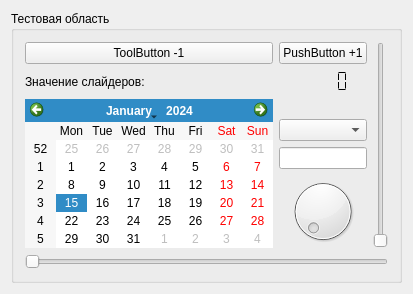
<?xml version="1.0" encoding="UTF-8"?>
<ui version="4.0">
 <class>www</class>
 <widget class="QWidget" name="www">
  <property name="geometry">
   <rect>
    <x>0</x>
    <y>0</y>
    <width>397</width>
    <height>289</height>
   </rect>
  </property>
  <property name="windowTitle">
   <string>www</string>
  </property>
  <layout class="QHBoxLayout" name="horizontalLayout">
   <item>
    <widget class="QGroupBox" name="groupBox">
     <property name="title">
      <string>Тестовая область</string>
     </property>
     <layout class="QGridLayout" name="gridLayout">
      <item row="0" column="0">
       <widget class="QToolButton" name="toolButton_test">
        <property name="sizePolicy">
         <sizepolicy hsizetype="Expanding" vsizetype="Expanding">
          <horstretch>0</horstretch>
          <verstretch>0</verstretch>
         </sizepolicy>
        </property>
        <property name="text">
         <string>ToolButton -1</string>
        </property>
       </widget>
      </item>
      <item row="0" column="1">
       <widget class="QPushButton" name="pushButton_test">
        <property name="sizePolicy">
         <sizepolicy hsizetype="Expanding" vsizetype="Expanding">
          <horstretch>0</horstretch>
          <verstretch>0</verstretch>
         </sizepolicy>
        </property>
        <property name="text">
         <string>PushButton +1</string>
        </property>
       </widget>
      </item>
      <item row="0" column="2" rowspan="6">
       <widget class="QSlider" name="verticalSlider_test">
        <property name="orientation">
         <enum>Qt::Vertical</enum>
        </property>
       </widget>
      </item>
      <item row="1" column="0">
       <widget class="QLabel" name="label_test_2">
        <property name="text">
         <string>Значение слайдеров:</string>
        </property>
       </widget>
      </item>
      <item row="1" column="1">
       <widget class="QLCDNumber" name="lcdNumber_test">
        <property name="lineWidth">
         <number>0</number>
        </property>
        <property name="smallDecimalPoint">
         <bool>false</bool>
        </property>
        <property name="mode">
         <enum>QLCDNumber::Dec</enum>
        </property>
        <property name="segmentStyle">
         <enum>QLCDNumber::Flat</enum>
        </property>
       </widget>
      </item>
      <item row="2" column="1">
       <widget class="QLabel" name="label_test">
        <property name="text">
         <string/>
        </property>
       </widget>
      </item>
      <item row="3" column="1">
       <widget class="QComboBox" name="comboBox_test"/>
      </item>
      <item row="4" column="1">
       <widget class="QLineEdit" name="lineEdit_test"/>
      </item>
      <item row="5" column="1">
       <widget class="QDial" name="dial_test"/>
      </item>
      <item row="6" column="0" colspan="3">
       <widget class="QSlider" name="horizontalSlider_test">
        <property name="orientation">
         <enum>Qt::Horizontal</enum>
        </property>
       </widget>
      </item>
      <item row="2" column="0" rowspan="4">
       <widget class="QCalendarWidget" name="calendarWidget_test"/>
      </item>
     </layout>
    </widget>
   </item>
  </layout>
 </widget>
 <layoutdefault spacing="6" margin="11"/>
 <resources/>
 <connections>
  <connection>
   <sender>verticalSlider_test</sender>
   <signal>valueChanged(int)</signal>
   <receiver>horizontalSlider_test</receiver>
   <slot>setValue(int)</slot>
   <hints>
    <hint type="sourcelabel">
     <x>377</x>
     <y>244</y>
    </hint>
    <hint type="destinationlabel">
     <x>377</x>
     <y>269</y>
    </hint>
   </hints>
  </connection>
  <connection>
   <sender>horizontalSlider_test</sender>
   <signal>valueChanged(int)</signal>
   <receiver>verticalSlider_test</receiver>
   <slot>setValue(int)</slot>
   <hints>
    <hint type="sourcelabel">
     <x>377</x>
     <y>269</y>
    </hint>
    <hint type="destinationlabel">
     <x>377</x>
     <y>244</y>
    </hint>
   </hints>
  </connection>
  <connection>
   <sender>horizontalSlider_test</sender>
   <signal>valueChanged(int)</signal>
   <receiver>dial_test</receiver>
   <slot>setValue(int)</slot>
   <hints>
    <hint type="sourcelabel">
     <x>377</x>
     <y>269</y>
    </hint>
    <hint type="destinationlabel">
     <x>352</x>
     <y>244</y>
    </hint>
   </hints>
  </connection>
  <connection>
   <sender>verticalSlider_test</sender>
   <signal>valueChanged(int)</signal>
   <receiver>dial_test</receiver>
   <slot>setValue(int)</slot>
   <hints>
    <hint type="sourcelabel">
     <x>377</x>
     <y>244</y>
    </hint>
    <hint type="destinationlabel">
     <x>352</x>
     <y>244</y>
    </hint>
   </hints>
  </connection>
  <connection>
   <sender>dial_test</sender>
   <signal>valueChanged(int)</signal>
   <receiver>verticalSlider_test</receiver>
   <slot>setValue(int)</slot>
   <hints>
    <hint type="sourcelabel">
     <x>352</x>
     <y>244</y>
    </hint>
    <hint type="destinationlabel">
     <x>377</x>
     <y>244</y>
    </hint>
   </hints>
  </connection>
  <connection>
   <sender>dial_test</sender>
   <signal>valueChanged(int)</signal>
   <receiver>horizontalSlider_test</receiver>
   <slot>setValue(int)</slot>
   <hints>
    <hint type="sourcelabel">
     <x>352</x>
     <y>244</y>
    </hint>
    <hint type="destinationlabel">
     <x>377</x>
     <y>269</y>
    </hint>
   </hints>
  </connection>
  <connection>
   <sender>verticalSlider_test</sender>
   <signal>sliderMoved(int)</signal>
   <receiver>comboBox_test</receiver>
   <slot>setCurrentIndex(int)</slot>
   <hints>
    <hint type="sourcelabel">
     <x>377</x>
     <y>244</y>
    </hint>
    <hint type="destinationlabel">
     <x>352</x>
     <y>128</y>
    </hint>
   </hints>
  </connection>
  <connection>
   <sender>dial_test</sender>
   <signal>valueChanged(int)</signal>
   <receiver>lcdNumber_test</receiver>
   <slot>display(int)</slot>
   <hints>
    <hint type="sourcelabel">
     <x>352</x>
     <y>244</y>
    </hint>
    <hint type="destinationlabel">
     <x>352</x>
     <y>83</y>
    </hint>
   </hints>
  </connection>
 </connections>
</ui>
